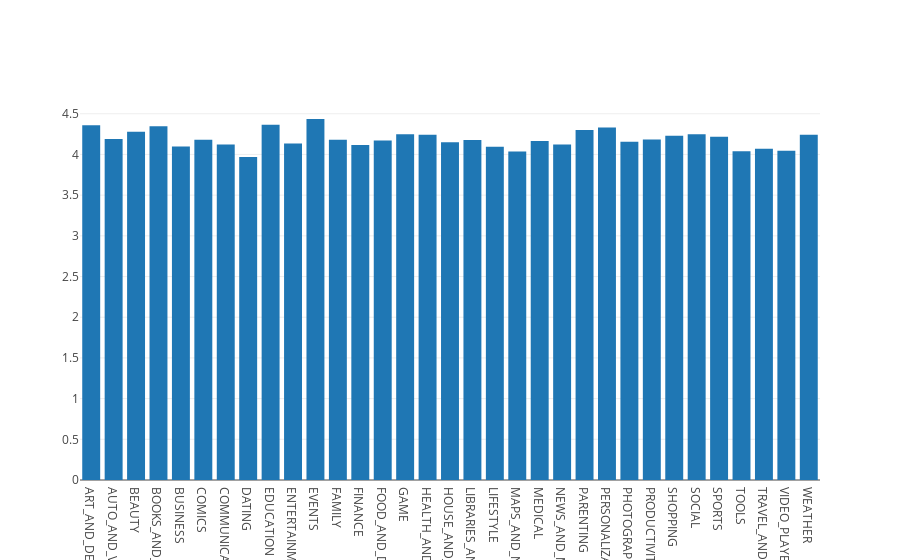

Notebook code for this chart:
### Code cell
category_mean = apps.groupby('Category')['Rating'].mean()

data2 = [go.Bar(x = category_mean.index, y=category_mean.values)]

plotly.offline.iplot({'data': data2})

### Figure 1 — Plotly figure (JSON) as saved in the notebook; plotly's stock layout.template omitted (floating-point values rounded to 4 significant figures)
{"data": [{"x": ["ART_AND_DESIGN", "AUTO_AND_VEHICLES", "BEAUTY", "BOOKS_AND_REFERENCE", "BUSINESS", "COMICS", "COMMUNICATION", "DATING", "EDUCATION", "ENTERTAINMENT", "EVENTS", "FAMILY", "FINANCE", "FOOD_AND_DRINK", "GAME", "HEALTH_AND_FITNESS", "HOUSE_AND_HOME", "LIBRARIES_AND_DEMO", "LIFESTYLE", "MAPS_AND_NAVIGATION", "MEDICAL", "NEWS_AND_MAGAZINES", "PARENTING", "PERSONALIZATION", "PHOTOGRAPHY", "PRODUCTIVITY", "SHOPPING", "SOCIAL", "SPORTS", "TOOLS", "TRAVEL_AND_LOCAL", "VIDEO_PLAYERS", "WEATHER"], "y": [4.357, 4.19, 4.279, 4.345, 4.098, 4.181, 4.121, 3.97, 4.364, 4.135, 4.436, 4.18, 4.116, 4.172, 4.247, 4.243, 4.15, 4.178, 4.093, 4.036, 4.167, 4.122, 4.3, 4.332, 4.157, 4.183, 4.23, 4.247, 4.216, 4.04, 4.07, 4.045, 4.243], "type": "bar", "uid": "bd73d137-f7cc-45af-b402-e9db8de5e25a"}], "layout": {}}
